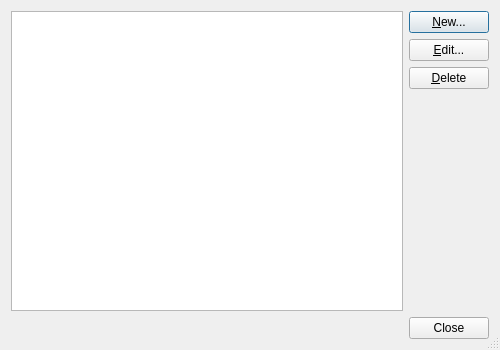
<?xml version="1.0" encoding="UTF-8"?>
<ui version="4.0">
 <class>IrcNetworkListDialog</class>
 <widget class="QDialog" name="IrcNetworkListDialog">
  <property name="geometry">
   <rect>
    <x>0</x>
    <y>0</y>
    <width>500</width>
    <height>350</height>
   </rect>
  </property>
  <property name="windowTitle">
   <string>IRC Networks</string>
  </property>
  <property name="sizeGripEnabled">
   <bool>true</bool>
  </property>
  <layout class="QGridLayout" name="gridLayout">
   <item row="0" column="0">
    <widget class="QTreeWidget" name="networksList">
     <property name="editTriggers">
      <set>QAbstractItemView::NoEditTriggers</set>
     </property>
     <property name="alternatingRowColors">
      <bool>true</bool>
     </property>
     <property name="columnCount">
      <number>2</number>
     </property>
     <attribute name="headerVisible">
      <bool>false</bool>
     </attribute>
     <column>
      <property name="text">
       <string notr="true">1</string>
      </property>
     </column>
     <column>
      <property name="text">
       <string notr="true">2</string>
      </property>
     </column>
    </widget>
   </item>
   <item row="0" column="1">
    <layout class="QVBoxLayout" name="verticalLayout">
     <item>
      <widget class="QPushButton" name="newButton">
       <property name="toolTip">
        <string>Press to define a new network</string>
       </property>
       <property name="text">
        <string>&amp;New...</string>
       </property>
      </widget>
     </item>
     <item>
      <widget class="QPushButton" name="editButton">
       <property name="toolTip">
        <string>Press to edit the selected network</string>
       </property>
       <property name="text">
        <string>&amp;Edit...</string>
       </property>
      </widget>
     </item>
     <item>
      <widget class="QPushButton" name="deleteButton">
       <property name="toolTip">
        <string>Press to delete the selected network</string>
       </property>
       <property name="text">
        <string>&amp;Delete</string>
       </property>
      </widget>
     </item>
     <item>
      <spacer name="verticalSpacer">
       <property name="orientation">
        <enum>Qt::Vertical</enum>
       </property>
       <property name="sizeHint" stdset="0">
        <size>
         <width>20</width>
         <height>40</height>
        </size>
       </property>
      </spacer>
     </item>
    </layout>
   </item>
   <item row="1" column="0" colspan="2">
    <widget class="QDialogButtonBox" name="buttonBox">
     <property name="orientation">
      <enum>Qt::Horizontal</enum>
     </property>
     <property name="standardButtons">
      <set>QDialogButtonBox::Close</set>
     </property>
    </widget>
   </item>
  </layout>
 </widget>
 <tabstops>
  <tabstop>networksList</tabstop>
  <tabstop>newButton</tabstop>
  <tabstop>editButton</tabstop>
  <tabstop>deleteButton</tabstop>
  <tabstop>buttonBox</tabstop>
 </tabstops>
 <resources/>
 <connections>
  <connection>
   <sender>buttonBox</sender>
   <signal>accepted()</signal>
   <receiver>IrcNetworkListDialog</receiver>
   <slot>accept()</slot>
   <hints>
    <hint type="sourcelabel">
     <x>248</x>
     <y>254</y>
    </hint>
    <hint type="destinationlabel">
     <x>157</x>
     <y>274</y>
    </hint>
   </hints>
  </connection>
  <connection>
   <sender>buttonBox</sender>
   <signal>rejected()</signal>
   <receiver>IrcNetworkListDialog</receiver>
   <slot>reject()</slot>
   <hints>
    <hint type="sourcelabel">
     <x>316</x>
     <y>260</y>
    </hint>
    <hint type="destinationlabel">
     <x>286</x>
     <y>274</y>
    </hint>
   </hints>
  </connection>
 </connections>
</ui>
